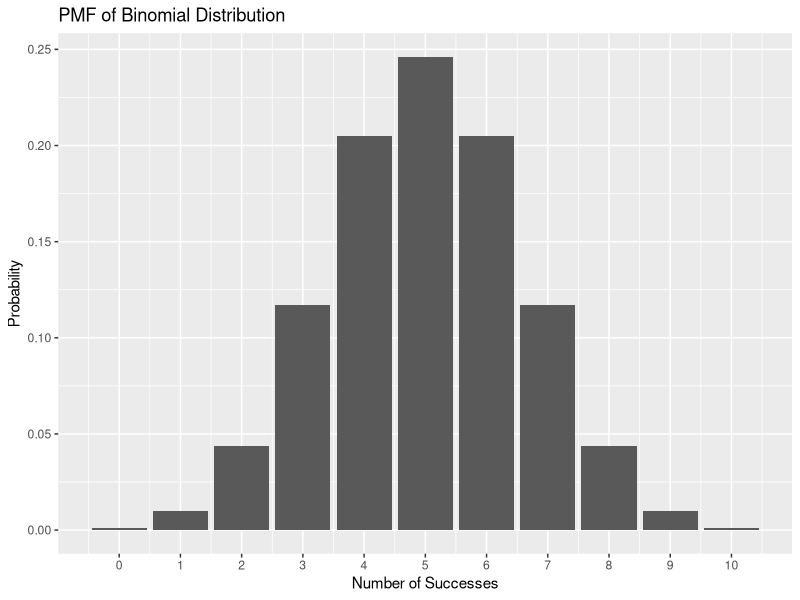
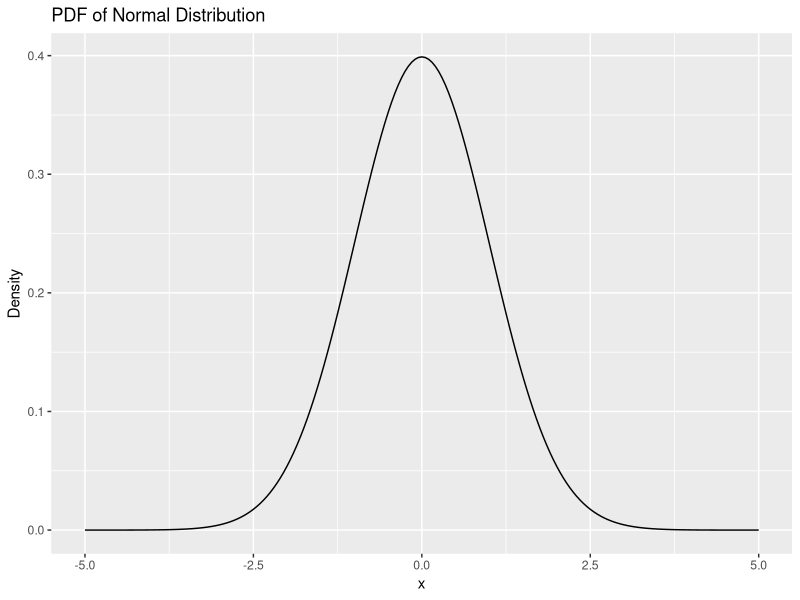
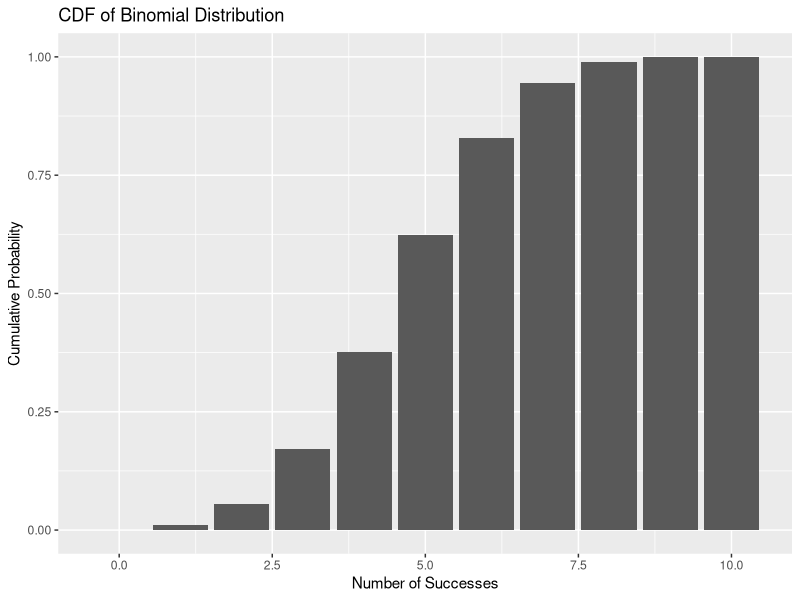
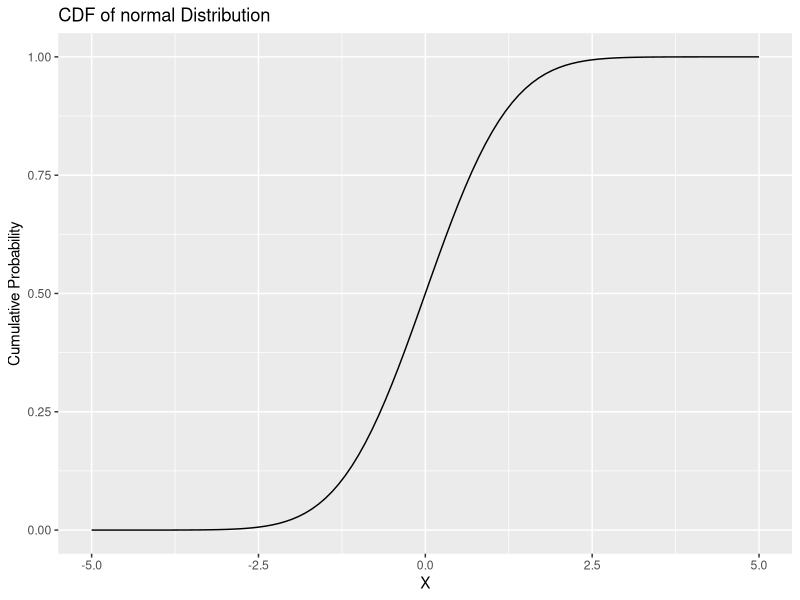
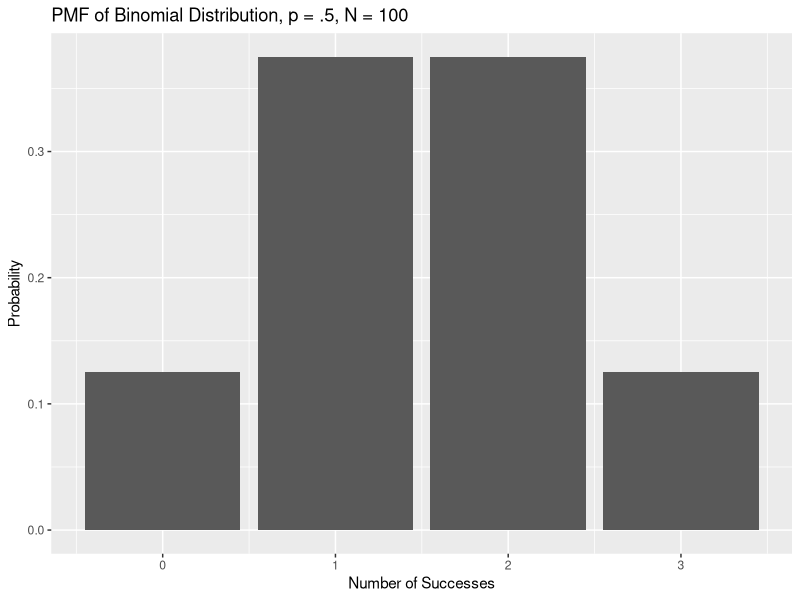
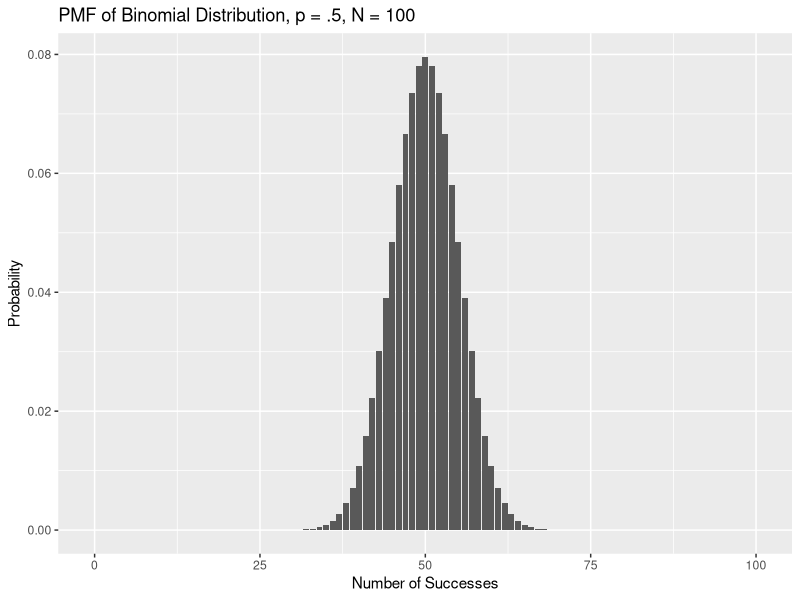
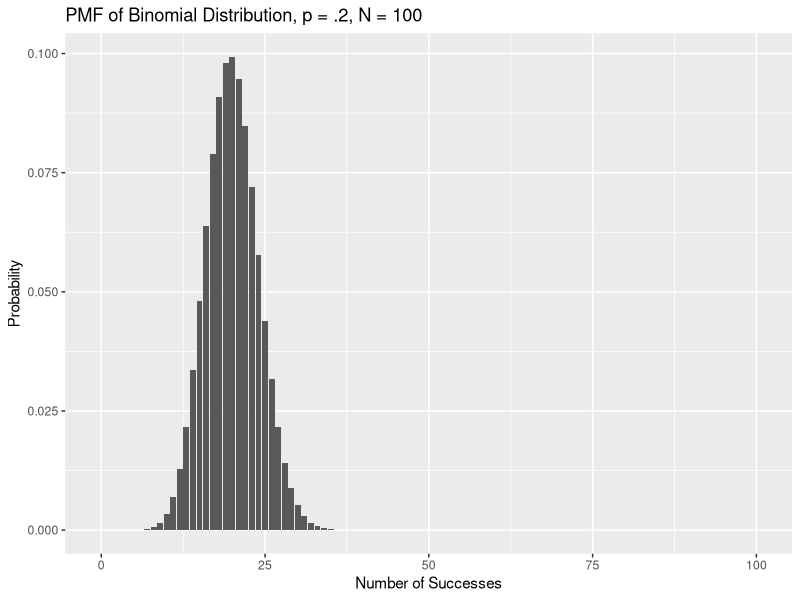
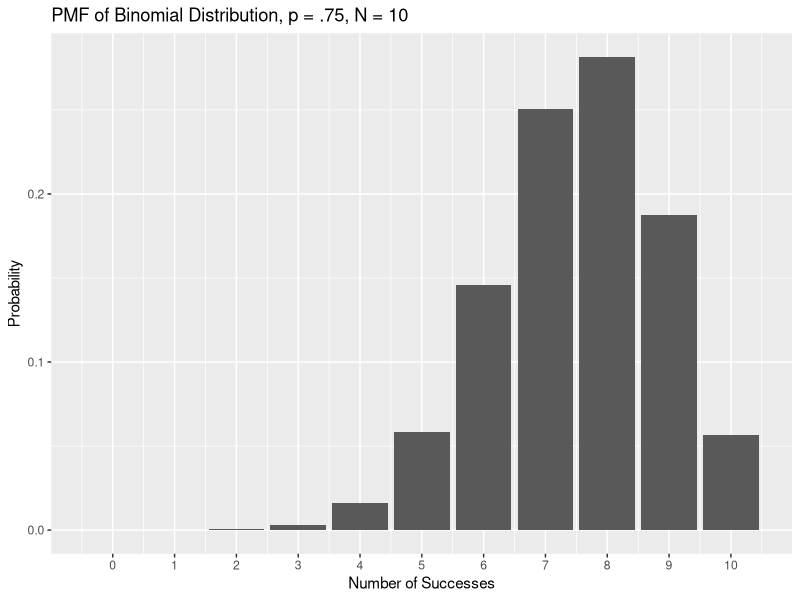

The R source for these figures, in order:
## ---- chunk 1
#| code-fold: true
library(ggplot2)
# Set the parameters
n <- 10 ;p <- 0.5; x <- 0:n
# Calculate the probability mass function
pmf <- dbinom(x, n, p)
pmf_df <- data.frame(x, pmf)
#creates a ggplot object with pmf_df as the data source 
ggplot(pmf_df, aes(x = x, y = pmf)) +
  geom_bar(stat = "identity") +
  ggtitle("PMF of Binomial Distribution") + xlab("Number of Successes") +
  ylab("Probability") +scale_x_continuous(breaks = seq(0, 10, by = 1))
## ---- chunk 2
pmf_df
## ---- chunk 3
#| code-fold: true
x <- seq(from = -5, to = 5, by = 0.05)
norm_dat <- data.frame(x = x, pdf = dnorm(x))
ggplot(norm_dat) + geom_line(aes(x = x, y = pdf)) +  ggtitle("PDF of Normal Distribution") +
  ylab("Density")
## ---- chunk 4
#| code-fold: true
# Set the parameters
n <- 10;p <- 0.5;x <- 0:n
# Cumulative Distribution Function
cdf <- pbinom(x, n, p)
cdf_df <- data.frame(x, cdf)
#creates a ggplot object with cdf_df as the data source
ggplot(cdf_df, aes(x = x, y = cdf)) +
  geom_bar(stat = "identity") + 
  ggtitle("CDF of Binomial Distribution") +
  xlab("Number of Successes") + ylab("Cumulative Probability")
## ---- chunk 5
#| code-fold: true
q <- seq(from = -5, to = 5, by = 0.1)
norm_dat <- data.frame(q = q, cdf = pnorm(q))
ggplot(norm_dat) + geom_line(aes(x = q, y = cdf)) +  ggtitle("CDF of normal Distribution") +
  xlab("X") + ylab("Cumulative Probability")
## ---- chunk 6
#| code-fold: true
n <- 3 ;p <- 0.5; x <- 0:n
# Calculate the probability mass function
pmf <- dbinom(x, n, p)
pmf_df <- data.frame(x, pmf)
#creates a ggplot object with pmf_df as the data source 
ggplot(pmf_df, aes(x = x, y = pmf)) +
  geom_bar(stat = "identity") +
  ggtitle("PMF of Binomial Distribution, p = .5, N = 100") + xlab("Number of Successes") +
  ylab("Probability")
## ---- chunk 7
#| code-fold: true
n <- 100 ;p <- 0.5; x <- 0:n
# Calculate the probability mass function
pmf <- dbinom(x, n, p)
pmf_df <- data.frame(x, pmf)
#creates a ggplot object with pmf_df as the data source 
ggplot(pmf_df, aes(x = x, y = pmf)) +
  geom_bar(stat = "identity") +
  ggtitle("PMF of Binomial Distribution, p = .5, N = 100") + xlab("Number of Successes") +
  ylab("Probability")
## ---- chunk 8
#| code-fold: true
n <- 100 ;p <- 0.2; x <- 0:n
# Calculate the probability mass function
pmf <- dbinom(x, n, p)
pmf_df <- data.frame(x, pmf)
#creates a ggplot object with pmf_df as the data source 
ggplot(pmf_df, aes(x = x, y = pmf)) +
  geom_bar(stat = "identity") +
  ggtitle("PMF of Binomial Distribution, p = .2, N = 100") + xlab("Number of Successes") +
  ylab("Probability")
## ---- chunk 9
#| code-fold: true
n <- 10 ;p <- 0.75; x <- 0:n
# Calculate the probability mass function
pmf <- dbinom(x, n, p)
pmf_df <- data.frame(x, pmf)
#creates a ggplot object with pmf_df as the data source 
ggplot(pmf_df, aes(x = x, y = pmf)) +
  geom_bar(stat = "identity") +
  ggtitle("PMF of Binomial Distribution, p = .75, N = 10") + xlab("Number of Successes") +
  ylab("Probability") +scale_x_continuous(breaks = seq(0, 10, by = 1))
## ---- chunk 10
#| code-fold: true
n <- 10 ;p <- 1/6; x <- 0:n
# Calculate the probability mass function
pmf <- dbinom(x, n, p)
pmf_df <- data.frame(x, pmf)
#creates a ggplot object with pmf_df as the data source 
ggplot(pmf_df, aes(x = x, y = pmf)) +
  geom_bar(stat = "identity") +
  ggtitle("10 dice rolls, number of times you get a 6") + xlab("Number of Successes") +
  ylab("Probability") +scale_x_continuous(breaks = seq(0, 10, by = 1))
## ---- chunk 11
#| code-fold: true
#density
 dbinom(x = 2, size = 10, prob = .5)
## ---- chunk 12
#| code-fold: true
 dbinom(x = 1:10, size = 10, prob = .5)
## ---- chunk 13
#| code-fold: true
n <- 20 ;p <- 0.5; x <- 0:n
# Calculate the probability mass function
pmf <- dbinom(x, n, p)
pmf_df <- data.frame(x, pmf)
#creates a ggplot object with pmf_df as the data source 
ggplot(pmf_df, aes(x = x, y = pmf)) +
  geom_bar(stat = "identity") +
  ggtitle("PMF of Binomial Distribution, p = .5, N = 20") + xlab("Number of Successes") +
  ylab("Probability") +scale_x_continuous(breaks = seq(0, 20, by = 1)) 
## ---- chunk 14
#| code-fold: true
# Set the parameters
n <- 20;p <- 0.5;x <- 0:n
# Cumulative Distribution Function
cdf <- pbinom(x, n, p)
cdf_df <- data.frame(x, cdf)
#creates a ggplot object with cdf_df as the data source
ggplot(cdf_df, aes(x = x, y = cdf)) +
  geom_bar(stat = "identity") + 
  ggtitle("CDF of Binomial Distribution") +
  xlab("Number of Successes") + ylab("Cumulative Probability") +scale_x_continuous(breaks = seq(0, 20, by = 1))
## ---- chunk 15
#| code-fold: true
#probability
pbinom(11, size = 20, prob = .5)
## ---- chunk 16
#quantile
qbinom(p = 0.75, size = 20, prob = 0.5)
## ---- chunk 17
qbinom(p = 0.7482, size = 20, prob = 0.5)
## ---- chunk 18
#random
rbinom(n = 100, size = 20, prob = .5)
## ---- chunk 19
#| code-fold: true
df <- replicate(100, rbinom(n = 20, size = 1, prob = 0.5))
results_df <- as.data.frame(t(df))
colnames(results_df) <- paste0("Trial_", 1:20)
results_df$total_successes <- rowSums(results_df)
results_df
## ---- chunk 20
#| code-fold: true
n <- 40 ;p <- 0.25; x <- 0:n
# Calculate the probability mass function
pmf <- dbinom(x, n, p)
pmf_df <- data.frame(x, pmf)
#creates a ggplot object with pmf_df as the data source 
ggplot(pmf_df, aes(x = x, y = pmf)) +
  geom_bar(stat = "identity") +
  ggtitle("PMF of Binomial Distribution, p = .25, N = 40") + xlab("Number of Successes") +
  ylab("Probability") +scale_x_continuous(breaks = seq(0, 40, by = 1)) 
## ---- chunk 21
.6*40
## ---- chunk 22
pbinom(q = 23, size = 40, prob = .25)
## ---- chunk 23
1-pbinom(q = 23, size = 40, prob = .25)
## ---- chunk 24
#| code-fold: true
n <- 1 ;p <- 0.3; x <- 0:n
# Calculate the probability mass function
pmf <- dbinom(x, n, p)
pmf_df <- data.frame(x, pmf)
#creates a ggplot object with pmf_df as the data source 
ggplot(pmf_df, aes(x = x, y = pmf)) +
  geom_bar(stat = "identity") +
  ggtitle("PMF of Bernoulli Distribution, p = .3") + xlab("Number of Successes") +
  ylab("Probability") +scale_x_continuous(breaks = seq(0, 20, by = 1)) 
## ---- chunk 25
#| code-fold: true
lambda <- 4
k_values <- 0:15
probabilities <- dpois(x = k_values, lambda = lambda)
poisson_df <- data.frame(
  k = k_values,
  probability = probabilities
)

ggplot(poisson_df, aes(x = k, y = probability)) +
  geom_col() +
  labs(
    title = paste("Poisson Distribution (lambda =", lambda, ")"),
    subtitle = "Probability Mass Function (PMF)",
    x = "Number of Events (k)",
    y = "Probability P(X=k)"
  ) +  scale_x_continuous(breaks = k_values)
## ---- chunk 26
dpois(x = 0:15, lambda = 8)
## ---- chunk 27
#| code-fold: true
lambda <- 2
k_values <- 0:15
probabilities <- dpois(x = k_values, lambda = lambda)
poisson_df <- data.frame(
  k = k_values,
  probability = probabilities
)

ggplot(poisson_df, aes(x = k, y = probability)) +
  geom_col() +
  labs(
    title = paste("Poisson Distribution (lambda =", lambda, ")"),
    subtitle = "Probability Mass Function (PMF)",
    x = "Number of Events (k)",
    y = "Probability P(X=k)"
  ) +  scale_x_continuous(breaks = k_values)
## ---- chunk 28
#| code-fold: true
mean_val <- 5

size <- 1.5 ## aka theta

k_values <- 0:25

probabilities <- dnbinom(x = k_values, size = size, mu = mean_val)

nb_df <- data.frame(
  k = k_values,
  probability = probabilities
)

ggplot(nb_df, aes(x = k, y = probability)) +
  geom_col() + 
  labs(
    title = "Negative Binomial Distribution, x ~ (mean = 5, size = 1.5)",
    x = "Number of Events (k)",
    y = "Probability P(X=k)"
  ) +
  scale_x_continuous(breaks = seq(0, max(k_values), by = 2))


## ---- chunk 29
#| code-fold: true
x <- seq(from = 30, to = 180, by = 0.05)
norm_dat <- data.frame(x = x, pdf = dnorm(x, 100,15))
ggplot(norm_dat) + geom_line(aes(x = x, y = pdf)) +  ggtitle("PDF of Normal Distribution (100,15)") +
  ylab("Density")
## ---- chunk 30
#| code-fold: true
# Load the required libraries
library(ggplot2)
library(patchwork)

# --- 1. Create a Skewed Population ---
# We'll use an exponential distribution, which is very non-normal.
population_size <- 100000
population <- data.frame(value = rexp(population_size, rate = 0.5))

# --- 2. Set Simulation Parameters ---
sample_size <- 40       # The size of each sample we draw from the population
n_simulations <- 5000  # The number of samples we will take

# Create a vector to store the mean of each sample
sample_means <- numeric(n_simulations)

# --- 3. Run the Simulation ---
for (i in 1:n_simulations) {
  # Draw a random sample from the population
  my_sample <- sample(population$value, size = sample_size)
  
  # Calculate the mean of that sample and store it
  sample_means[i] <- mean(my_sample)
}

# Create a data frame of the results
sampling_dist_data <- data.frame(mean = sample_means)

# --- 4. Visualize the Results ---

# Plot 1: The original, skewed population distribution
plot_population <- ggplot(population, aes(x = value)) +
  geom_density(fill = "lightcoral", alpha = 0.8) +
  labs(title = "1. Population Distribution",
       subtitle = "Highly skewed (Exponential)",
       x = "Value", y = "Density") +
  theme_minimal(base_size = 14)

# Plot 2: The distribution of sample means 
plot_sampling_dist <- ggplot(sampling_dist_data, aes(x = mean)) +
  geom_density(fill = "skyblue", alpha = 0.8) +
  # Overlay a perfect normal curve for comparison
  stat_function(fun = dnorm, args = list(mean = mean(sample_means), sd = sd(sample_means)),
                color = "red", size = 1) +
  labs(title = "2. Distribution of Means from samples",
       x = "Sample Mean", y = "Density") +
  theme_minimal(base_size = 14)

# Combine the plots side-by-side
plot_population + plot_sampling_dist
## ---- chunk 31
#| code-fold: true
# 1. Load the ggplot2 library
library(ggplot2)

# 2. Set the parameters for the normal distribution
mean_val <- 0
sd_val <- 1

# 3. Generate a sequence of x-values for the curve
x_values <- seq(mean_val - 4 * sd_val, mean_val + 4 * sd_val, length.out = 500)

# 4. Calculate the probability density for each x-value
y_values <- dnorm(x_values, mean = mean_val, sd = sd_val)

# 5. Create a dataframe for plotting
normal_df <- data.frame(
  x = x_values,
  density = y_values
)

# 6. Create the plot with improved labels
ggplot(normal_df, aes(x = x, y = density)) +

  # --- Shaded Regions for the Empirical Rule ---
  geom_ribbon(data = subset(normal_df, x > mean_val - 3*sd_val & x < mean_val + 3*sd_val),
              aes(ymin = 0, ymax = density), fill = "lightblue", alpha = 0.8) +
  geom_ribbon(data = subset(normal_df, x > mean_val - 2*sd_val & x < mean_val + 2*sd_val),
              aes(ymin = 0, ymax = density), fill = "royalblue", alpha = 0.8) +
  geom_ribbon(data = subset(normal_df, x > mean_val - 1*sd_val & x < mean_val + 1*sd_val),
              aes(ymin = 0, ymax = density), fill = "navyblue", alpha = 0.8) +

  # --- The Curve and Mean Line ---
  geom_line(color = "black", size = 1) +
  geom_vline(xintercept = mean_val, color = "black", linetype = "dashed", size = 1) +
  
  # --- Text Annotations (Revised) ---
  # Label for 68% remains inside
  annotate("text", x = mean_val, y = dnorm(mean_val, mean_val, sd_val) * 0.5, 
           label = "68.26% within 1 SD", size = 5, color = "white", fontface = "bold") +
           
  # Label for 95% is moved above the curve
  annotate("text", x = mean_val + 1.6 * sd_val, y = dnorm(mean_val, mean_val, sd_val) * 0.9, 
           label = "95.44% within 2 SD", size = 4.5, color = "black") +
           
  # Arrow for 95% label
  geom_segment(
    aes(x = mean_val + 1.4 * sd_val, y = dnorm(mean_val, mean_val, sd_val) * 0.8,
        xend = mean_val + 1.1 * sd_val, yend = dnorm(mean_val, mean_val, sd_val) * 0.4),
    arrow = arrow(length = unit(0.2, "cm"))
  ) +
           
  # Label for 99.7% is moved above the curve
  annotate("text", x = mean_val + 2.7 * sd_val, y = dnorm(mean_val, mean_val, sd_val) * 0.4, 
           label = "99.7% within 3 SD", size = 4.5, color = "black") +

  # Arrow for 99.7% label
  geom_segment(
    aes(x = mean_val + 2.5 * sd_val, y = dnorm(mean_val, mean_val, sd_val) * 0.35,
        xend = mean_val + 2.2 * sd_val, yend = dnorm(mean_val + 1.5*sd_val, mean_val, sd_val) * 0.2),
    arrow = arrow(length = unit(0.2, "cm"))
  ) +

  # --- Labels and Theme ---
  labs(
    title = "Visualizing the 68 / 95.44 / 99.7",
    x = "Value",
    y = "Probability Density"
  ) +
  theme_minimal(base_size = 14) +
  # Remove the legend for the fill colors
  theme(legend.position = "none")
## ---- chunk 32
pnorm(q = 140, mean = 100, sd = 15)
## ---- chunk 33
pnorm(q = 2.666, mean = 0, sd = 1)
## ---- chunk 34
pnorm(q = 1.96)
## ---- chunk 35
#| code-fold: true
# 1. Load the ggplot2 library
library(ggplot2)

# 2. Define the parameters for the Standard Normal distribution
mean_val <- 0
sd_val <- 1
cutoff_z <- 1.96

# 3. Generate a sequence of x-values for the curve
x_values <- seq(mean_val - 4 * sd_val, mean_val + 4 * sd_val, length.out = 500)
y_values <- dnorm(x_values, mean = mean_val, sd = sd_val)
normal_df <- data.frame(x = x_values, density = y_values)

# 4. Calculate the exact probability for the label
prob_area <- pnorm(cutoff_z, mean = mean_val, sd = sd_val)

# 5. Create the plot
ggplot(normal_df, aes(x = x, y = density)) +
  # Draw the full bell curve
  geom_line(color = "black", size = 1) +
  
  # Add the shaded region corresponding to pnorm(1.96)
  geom_ribbon(
    data = subset(normal_df, x < cutoff_z),
    aes(ymin = 0, ymax = density),
    fill = "royalblue",
    alpha = 0.8
  ) +
  
  # Add a vertical line marking the cutoff point
  geom_vline(xintercept = cutoff_z, color = "firebrick", linetype = "dashed", size = 1) +
  
  # Add text to display the calculated area/probability
  annotate(
    "text",
    x = 0, 
    y = dnorm(0, mean_val, sd_val) * 0.5,
    label = paste0("Area = ", round(prob_area, 4)),
    size = 6,
    color = "white",
    fontface = "bold"
  ) +
  
  # Add titles and labels
  labs(
    title = "Visualization of pnorm(1.96)",
    subtitle = "Area under the Standard Normal Curve to the left of Z = 1.96",
    x = "Z-score",
    y = "Probability Density"
  ) +
  theme_minimal(base_size = 14)
## ---- chunk 36
#| code-fold: true
# 1. Load the ggplot2 library
library(ggplot2)

# 2. Define the parameters for the Standard Normal distribution
mean_val <- 0
sd_val <- 1
cutoff_z <- 2.666

# 3. Generate a sequence of x-values for the curve
x_values <- seq(mean_val - 4 * sd_val, mean_val + 4 * sd_val, length.out = 500)
y_values <- dnorm(x_values, mean = mean_val, sd = sd_val)
normal_df <- data.frame(x = x_values, density = y_values)

# 4. Calculate the exact probability for the label
prob_area <- pnorm(cutoff_z, mean = mean_val, sd = sd_val)

# 5. Create the plot
ggplot(normal_df, aes(x = x, y = density)) +
  # Draw the full bell curve
  geom_line(color = "black", size = 1) +
  
  # Add the shaded region corresponding to pnorm(1.96)
  geom_ribbon(
    data = subset(normal_df, x < cutoff_z),
    aes(ymin = 0, ymax = density),
    fill = "royalblue",
    alpha = 0.8
  ) +
  
  # Add a vertical line marking the cutoff point
  geom_vline(xintercept = cutoff_z, color = "firebrick", linetype = "dashed", size = 1) +
  
  # Add text to display the calculated area/probability
  annotate(
    "text",
    x = 0, 
    y = dnorm(0, mean_val, sd_val) * 0.5,
    label = paste0("Area = ", round(prob_area, 4)),
    size = 6,
    color = "white",
    fontface = "bold"
  ) +
  
  # Add titles and labels
  labs(
    title = "Visualization of pnorm(2.666)",
    subtitle = "Area under the Standard Normal Curve to the left of Z = 2.666",
    x = "Z-score",
    y = "Probability Density"
  ) +
  theme_minimal(base_size = 14)
## ---- chunk 37
dnorm(1.96)
## ---- chunk 38
dnorm(0)
## ---- chunk 39
#| code-fold: true
library(ggplot2)
mean_val <- 0
sd_val <- 1
point_z <- 1.96

x_values <- seq(mean_val - 4 * sd_val, mean_val + 4 * sd_val, length.out = 500)
y_values <- dnorm(x_values, mean = mean_val, sd = sd_val)
normal_df <- data.frame(x = x_values, density = y_values)

density_at_point <- dnorm(point_z, mean = mean_val, sd = sd_val)


ggplot(normal_df, aes(x = x, y = density)) +
  geom_line(color = "black", size = 1) +
  geom_segment(
    aes(x = point_z, y = 0, xend = point_z, yend = density_at_point),
    color = "firebrick",
    size = 1.2
  ) +  geom_point(aes(x = point_z, y = density_at_point), color = "firebrick", size = 4) +
  annotate(
    "text",
    x = point_z - 0.1, 
    y = density_at_point + 0.1,
    label = paste0("Height = dnorm(1.96)\n≈ ", round(density_at_point, 4)),
    size = 5,
    hjust = 0 # Right-justify the text
  ) +
  geom_curve(
    aes(x = point_z - 0.2, y = density_at_point + 0.08, xend = point_z, yend = density_at_point + 0.01),
    arrow = arrow(length = unit(0.2, "cm")),
    curvature = 0.3
  ) +
  labs(
    title = "Visualization of dnorm(1.96)",
    subtitle = "Showing the Density (Height) of the Curve at Z = 1.96",
    x = "Z-score",
    y = "Probability Density (Height)"
  ) +
  theme_minimal(base_size = 14)
## ---- chunk 40
#| code-fold: true
library(ggplot2)
mean_val <- 0
sd_val <- 1
point_z <- .5

x_values <- seq(mean_val - 4 * sd_val, mean_val + 4 * sd_val, length.out = 500)
y_values <- dnorm(x_values, mean = mean_val, sd = sd_val)
normal_df <- data.frame(x = x_values, density = y_values)

density_at_point <- dnorm(point_z, mean = mean_val, sd = sd_val)


ggplot(normal_df, aes(x = x, y = density)) +
  geom_line(color = "black", size = 1) +
  geom_segment(
    aes(x = point_z, y = 0, xend = point_z, yend = density_at_point),
    color = "firebrick",
    size = 1.2
  ) +  geom_point(aes(x = point_z, y = density_at_point), color = "firebrick", size = 4) +
  annotate(
    "text",
    x = point_z - 0.1, 
    y = density_at_point + 0.1,
    label = paste0("\n≈ ", round(density_at_point, 4)),
    size = 5,
    hjust = 0 # Right-justify the text
  ) +
  geom_curve(
    aes(x = point_z - 0.2, y = density_at_point + 0.08, xend = point_z, yend = density_at_point + 0.01),
    arrow = arrow(length = unit(0.2, "cm")),
    curvature = 0.3
  ) +
  labs(
    title = "Density of the Curve at Z = .5",
    x = "Z-score",
    y = "Probability Density (Height)"
  ) +
  theme_minimal(base_size = 14)
## ---- chunk 41
qnorm(.95)
## ---- chunk 42
qnorm(.975)
## ---- chunk 43
qnorm(.025)
## ---- chunk 44
qnorm(.999999) # one in a million
## ---- chunk 45
rnorm(n = 1, mean = 0, sd = 1)
## ---- chunk 46
rnorm(n = 1, mean = 100, sd = 15)
## ---- chunk 47
rnorm(n = 10, mean = 100, sd = 15)
## ---- chunk 48
#| code-fold: true
# 1. Load the necessary libraries
library(ggplot2)
library(dplyr)

# 2. Define the range for the x-axis
x_vals <- seq(-4, 4, length.out = 500)

# 3. Create a tidy data frame with densities for each distribution
plot_data <- tibble(
  x = x_vals,
  `Normal (df = Inf)` = dnorm(x),
  `t (df = 1)` = dt(x, df = 1),
  `t (df = 5)` = dt(x, df = 5),
  `t (df = 30)` = dt(x, df = 30)
) %>%
  # Pivot the data into a long format suitable for ggplot
  tidyr::pivot_longer(
    cols = -x,
    names_to = "distribution",
    values_to = "density"
  ) %>%
  # Make the 'distribution' column an ordered factor for a clean legend
  mutate(distribution = factor(distribution, levels = c("t (df = 1)", "t (df = 5)", "t (df = 30)", "Normal (df = Inf)")))


# 4. Create the plot
ggplot(plot_data, aes(x = x, y = density, color = distribution)) +
  geom_line(size = 1.2) +
  scale_color_manual(values = c("t (df = 1)" = "firebrick", 
                                "t (df = 5)" = "orange", 
                                "t (df = 30)" = "steelblue", 
                                "Normal (df = Inf)" = "black")) +
  labs(
    subtitle = "The t-distribution approaches the normal distribution as df increase.",
    x = "Value (Z-score)",
    y = "Probability Density",
    color = "Distribution"
  ) +
  theme_minimal(base_size = 14) +
  theme(legend.position = "bottom")
## ---- chunk 49
#| code-fold: true
# Load the ggplot2 library for plotting
library(ggplot2)

# --- 1. Define the Population ---
# We'll create a large, normally distributed population.
population_mean <- 0
population_sd <- 1
population_size <- 100000
population <- data.frame(value = rnorm(population_size, mean = population_mean, sd = population_sd))

# --- 2. Set Simulation Parameters ---
sample_size <- 5       # A small sample size
n_simulations <- 10000 # Number of samples to draw

# Create a vector to store the t-statistic from each sample
t_statistics <- numeric(n_simulations)

# --- 3. Run the Simulation ---
for (i in 1:n_simulations) {
  # Draw a random sample from the population
  my_sample <- sample(population$value, size = sample_size)
  
  # Calculate the sample mean and sample standard deviation
  sample_mean <- mean(my_sample)
  sample_sd <- sd(my_sample)
  
  # Calculate the t-statistic for this sample
  # This measures how many standard errors the sample mean is from the population mean.
  t_stat <- (sample_mean - population_mean) / (sample_sd / sqrt(sample_size))
  
  # Store the result
  t_statistics[i] <- t_stat
}

# Create a data frame of the results
simulation_results <- data.frame(t_stat = t_statistics)

# --- 4. Visualize the Results ---
ggplot(simulation_results, aes(x = t_stat)) +
  # Plot the density of our simulated t-statistics
  geom_density(aes(color = "Simulated t-stats"), fill = "skyblue", alpha = 0.5, size = 1) +
  # Overlay the standard NORMAL distribution for comparison
  stat_function(
    fun = dnorm,
    args = list(mean = 0, sd = 1),
    aes(color = "Normal Distribution"),
    linetype = "dashed",
    size = 1.2
  ) +
  
  scale_color_manual(
    name = "Distribution",
    values = c("Simulated means" = "black", "Theoretical t-dist (df=4)" = "red", "Normal Distribution" = "darkgreen")
  ) +
  
  labs(
    title = "The t-distribution, not the normal.",
    x = "standardized estimates",
    y = "Density"
  ) + xlim(-4,4) +
  theme_minimal(base_size = 14) +
  theme(legend.position = "top")
## ---- chunk 50
pt(1.96, df = 1)
## ---- chunk 51
pnorm(1.96)
## ---- chunk 52
pt(1.96, df = 20)
## ---- chunk 53
#| code-fold: true
# 1. Load the necessary libraries
library(ggplot2)
library(dplyr)
library(tidyr)

# 2. Define the range for the x-axis
x_vals <- seq(-4, 4, length.out = 500)

# 3. Create a tidy data frame with CUMULATIVE probabilities
# We now use pnorm() and pt() instead of dnorm() and dt()
plot_data_cdf <- tibble(
  x = x_vals,
  `Normal (df = Inf)` = pnorm(x),
  `t (df = 1)` = pt(x, df = 1),
  `t (df = 5)` = pt(x, df = 5),
  `t (df = 30)` = pt(x, df = 30)
) %>%
  # Pivot the data into a long format suitable for ggplot
  pivot_longer(
    cols = -x,
    names_to = "distribution",
    values_to = "cumulative_prob"
  ) %>%
  # Make the 'distribution' column an ordered factor for a clean legend
  mutate(distribution = factor(distribution, levels = c("t (df = 1)", "t (df = 5)", "t (df = 30)", "Normal (df = Inf)")))


# 4. Create the plot
ggplot(plot_data_cdf, aes(x = x, y = cumulative_prob, color = distribution)) +
  geom_line(size = 1.2) +
  scale_color_manual(values = c("t (df = 1)" = "firebrick", 
                                "t (df = 5)" = "orange", 
                                "t (df = 30)" = "steelblue", 
                                "Normal (df = Inf)" = "black")) +
  labs(
    title = "Normal vs. t-Distribution CDFs",
    x = "Value (Z-score)",
    y = "Cumulative Probability P(X <= x)",
    color = "Distribution"
  ) +
  theme_minimal(base_size = 14) +
  theme(legend.position = "bottom")
## ---- chunk 54
#| code-fold: true
# 1. Load the necessary libraries
library(ggplot2)
library(dplyr)
library(tidyr)

# 2. Define the range for the x-axis
# The F-distribution is only defined for positive values
x_vals <- seq(0, 5, length.out = 500)

# 3. Create a tidy data frame with densities for each distribution
# We use df() to get the density of the F-distribution
plot_data_f <- tibble(
  x = x_vals,
  `F(df1=3, df2=5)` = df(x, df1 = 3, df2 = 5),
  `F(df1=10, df2=20)` = df(x, df1 = 10, df2 = 20),
  `F(df1=500, df2=10)` = df(x, df1 = 500, df2 = 10)
) %>%
  # Pivot the data into a long format suitable for ggplot
  pivot_longer(
    cols = -x,
    names_to = "distribution",
    values_to = "density"
  ) %>%
  # Remove cases where density is infinite (can happen at x=0 for low df)
  filter(is.finite(density))


# 4. Create the plot
ggplot(plot_data_f, aes(x = x, y = density, color = distribution)) +
  geom_line(size = 1.2) +
  labs(title = "F distribution (df1, df2)",
    x = "F-value",
    y = "Density",
    color = "Distribution"
  ) + 
  theme(legend.position = "top")
## ---- chunk 55
#| code-fold: true
# Set parameters
num_samples <- 10000
degrees_freedom <- 4

# Use replicate() to run the expression num_samples times
chi_square_sums <- replicate(
  n = num_samples,
  expr = sum(rnorm(n = degrees_freedom)^2)
)

# Create a dataframe and plot
simulated_data_from_normal <- data.frame(
  chi_square_value = chi_square_sums
)

# Plot a histogram (code is identical to the one above)
ggplot(simulated_data_from_normal, aes(x = chi_square_value)) +
  geom_histogram(aes(y = ..density..), bins = 50, fill = "grey", color = "black") +
  stat_function(fun = dchisq, args = list(df = degrees_freedom), color = "red", size = 1.2) +
  labs(
    title = paste("Chi-Square Distribution Built from Normal Deviates (df =", degrees_freedom, ")"),
    x = "Chi-Square Value",
    y = "Density"
  ) +
  theme_minimal(base_size = 14)
## ---- chunk 56
#| code-fold: true
x_vals <- seq(0, 30, length.out = 500)
plot_data_chi <- tibble(
  x = x_vals,
  `df = 2` = dchisq(x, df = 2),
  `df = 5` = dchisq(x, df = 5),
  `df = 10` = dchisq(x, df = 10)
) %>%
  pivot_longer(
    cols = -x,
    names_to = "distribution",
    values_to = "density"
  ) %>%
  filter(is.finite(density))


ggplot(plot_data_chi, aes(x = x, y = density, color = distribution)) +
  geom_line(size = 1.2) +
  coord_cartesian(ylim = c(0, 0.25)) +
  labs(
    title = "The Chi-Square Distribution",
    subtitle = "The shape becomes less skewed as degrees of freedom (df) increase.",
    x = "Chi-Square Value",
    y = "Probability Density",
    color = "Distribution"
  ) +
  theme_minimal(base_size = 14) +
  theme(legend.position = "top")
## ---- chunk 57
#| code-fold: true
# 1. Load the necessary library
library(ggplot2)

# 2. Set the parameters for the simulation
num_samples <- 10000
df1 <- 5    # Numerator degrees of freedom
df2 <- 20   # Denominator degrees of freedom

# --- DATA PREPARATION ---

# 3a. Create the SIMULATED data (from the chi-square derivation)
chi_square_1 <- rchisq(n = num_samples, df = df1)
chi_square_2 <- rchisq(n = num_samples, df = df2)
f_values <- (chi_square_1 / df1) / (chi_square_2 / df2)
simulated_f_df <- data.frame(f_value = f_values)

# 3b. Create the THEORETICAL data for the smooth curve
x_theoretical <- seq(0, 5, length.out = 500)
theoretical_f_df <- data.frame(
  x = x_theoretical,
  density = df(x_theoretical, df1 = df1, df2 = df2)
)


# --- PLOTTING ---
# We will build the plot by adding layers from our two different dataframes

ggplot() +
  # Layer 1: The histogram from the SIMULATED data
  geom_histogram(
    data = simulated_f_df, 
    aes(x = f_value, y = after_stat(density)), # Use after_stat() for modern ggplot
    bins = 50, 
    fill = "blue", 
    color = "black", 
    alpha = 0.7
  ) +
  
  # Layer 2: The line from the THEORETICAL data
  geom_line(
    data = theoretical_f_df,
    aes(x = x, y = density),
    color = "black",
    size = 1.2
  ) +
  
  # Zoom in on the main part of the distribution
  coord_cartesian(xlim = c(0, 5)) + 
  labs(
    title = "Simulated F-Distribution F(5,20) from Chi-square ",
    x = "F-Value",
    y = "Density"
  ) +
  theme_minimal(base_size = 14)
